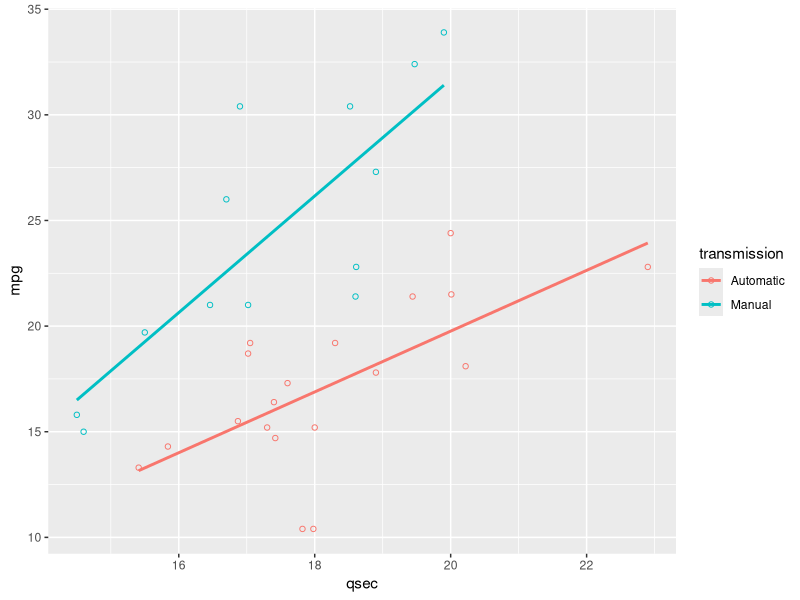
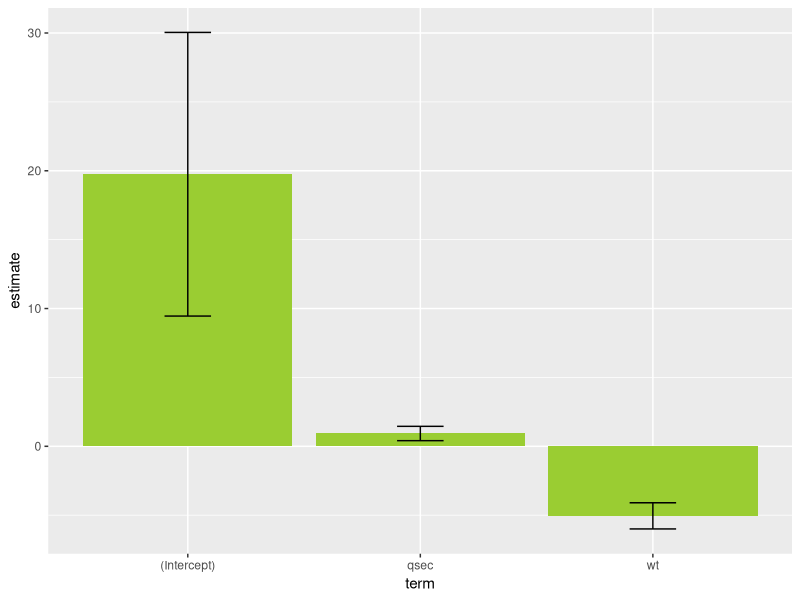
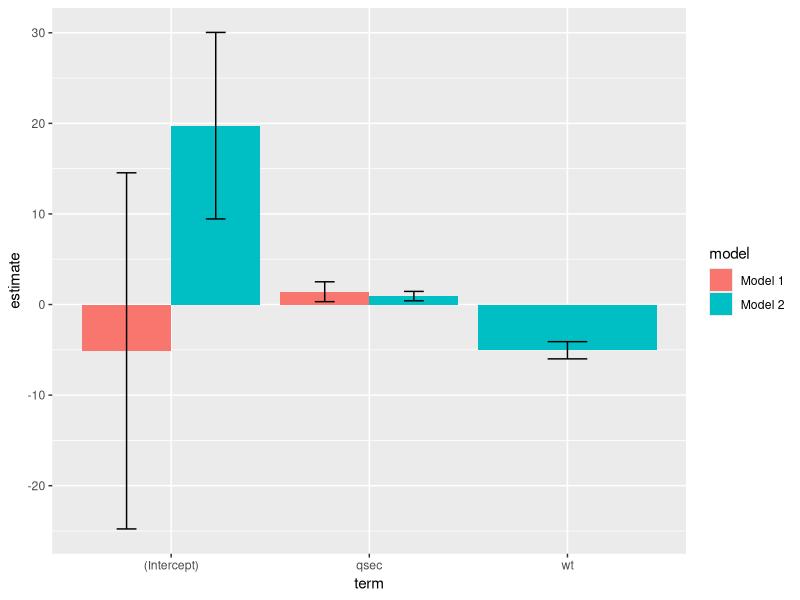
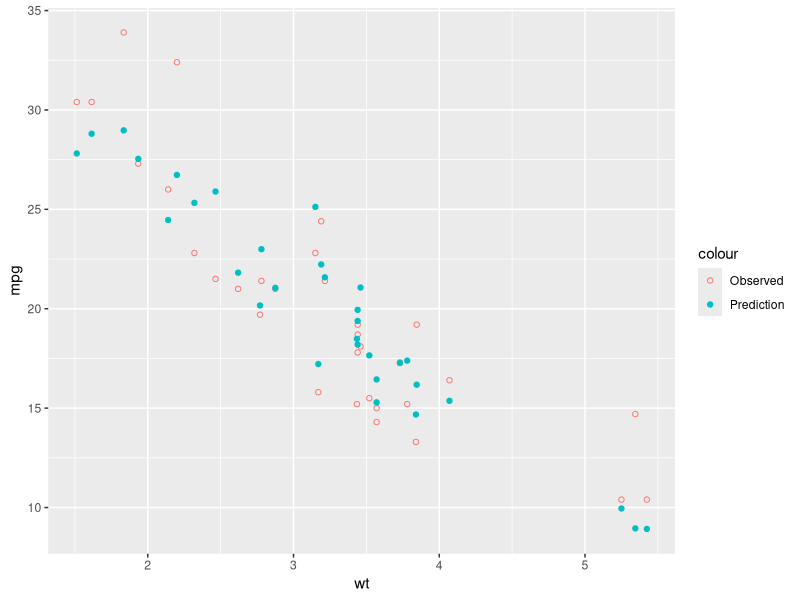

Write the R code that produced these figures, in order.
## ---- chunk 1
knitr::opts_chunk$set(echo = TRUE)

library(ggplot2)
library(data.table)
## ---- chunk 2
mtcarsDT <- as.data.table(mtcars)
mtcarsDT <- mtcarsDT[, transmission := factor(am, labels = c("Automatic", "Manual"))]
ggplot(mtcarsDT, aes(x=qsec, y=mpg, color=transmission)) +
    geom_point(shape=1) +    # Use hollow circles
    # theme(legend.position="bottom") +
    geom_smooth(method=lm,
                se = FALSE)   # Add linear regression line 
                             #  (by default includes 95% confidence region)
## ---- chunk 3
mpgModel2 <- lm(mpg ~ qsec + wt, mtcarsDT)

# basic results
summary(mpgModel2)

library(broom)    
mpgModel2DF <- tidy(mpgModel2)
mpgModel2DF$ci_lower <- mpgModel2DF$estimate - qnorm(0.975) * mpgModel2DF$std.error
mpgModel2DF$ci_upper <- mpgModel2DF$estimate + qnorm(0.975) * mpgModel2DF$std.error

ggplot(mpgModel2DF, aes(x=term, y=estimate)) + 
    geom_bar(position=position_dodge(), stat="identity", fill = "yellowgreen") +
    geom_errorbar(aes(ymin=ci_lower, ymax=ci_upper),
                  width=.2,                    # Width of the error bars
                  position=position_dodge(.9)
                  )
## ---- chunk 4
mpgModel1 <- lm(mpg ~ qsec, mtcarsDT)

# basic results
summary(mpgModel1)

mpgModel2 <- lm(mpg ~ qsec + wt, mtcarsDT)

# basic results
summary(mpgModel2)

library(broom)    
mpgModel1DF <- tidy(mpgModel1)
mpgModel1DF$ci_lower <- mpgModel1DF$estimate - qnorm(0.975) * mpgModel1DF$std.error
mpgModel1DF$ci_upper <- mpgModel1DF$estimate + qnorm(0.975) * mpgModel1DF$std.error
mpgModel1DF$model <- "Model 1"


mpgModel2DF <- tidy(mpgModel2)
mpgModel2DF$ci_lower <- mpgModel2DF$estimate - qnorm(0.975) * mpgModel2DF$std.error
mpgModel2DF$ci_upper <- mpgModel2DF$estimate + qnorm(0.975) * mpgModel2DF$std.error
mpgModel2DF$model <- "Model 2"

# combine the results
modelsDF <- rbind(mpgModel1DF, mpgModel2DF)

# draw the plots using 'model' to seperate them
plotModels <- ggplot(modelsDF, aes(x = term, y = estimate)) + 
    geom_bar(aes(fill = model), 
             position=position_dodge(), stat="identity") +
    geom_errorbar(aes(ymin=ci_lower, ymax=ci_upper, group = model),
                  width=.2,                    # Width of the error bars
                  colour = "black", # make them visible
                  position=position_dodge(.9)
                  )
plotModels

## ---- chunk 5

mtcarsDT$mpgPrediction <- predict(mpgModel2)
ggplot(mtcarsDT, aes(x=wt, y=mpg, color = "Observed")) +
    geom_point(shape=1) +    # Use hollow circles
    # theme(legend.position="bottom") +
    geom_point(aes(y = mpgPrediction, color = "Prediction"))
